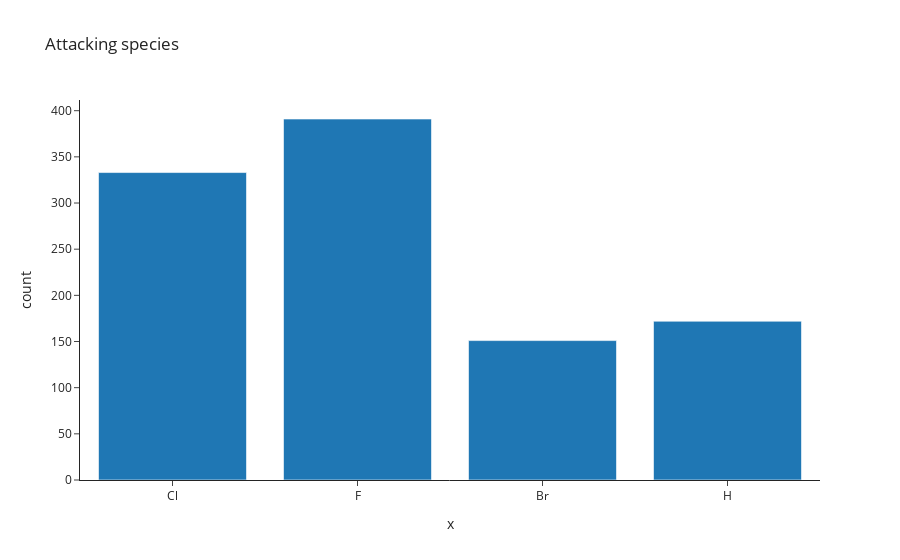

Source (notebook cell):
### Code cell
fig = px.histogram(x=attacking_species, nbins=20, title="Attacking species", template="simple_white")
fig.show()

### Figure 1 — Plotly figure (JSON) as saved in the notebook; plotly's stock layout.template omitted (floating-point values rounded to 4 significant figures; data arrays with more than 128 entries replaced by an {"elided": "..."} marker saying what was removed)
{"data": [{"alignmentgroup": "True", "bingroup": "x", "hovertemplate": "x=%{x}<br>count=%{y}<extra></extra>", "legendgroup": "", "marker": {"color": "#1F77B4", "pattern": {"shape": ""}}, "name": "", "nbinsx": 20, "offsetgroup": "", "orientation": "v", "showlegend": false, "type": "histogram", "x": {"elided": "1047 str values"}, "xaxis": "x", "yaxis": "y"}], "layout": {"barmode": "relative", "legend": {"tracegroupgap": 0}, "title": {"text": "Attacking species"}, "xaxis": {"anchor": "y", "domain": [0, 1], "title": {"text": "x"}}, "yaxis": {"anchor": "x", "domain": [0, 1], "title": {"text": "count"}}}}
